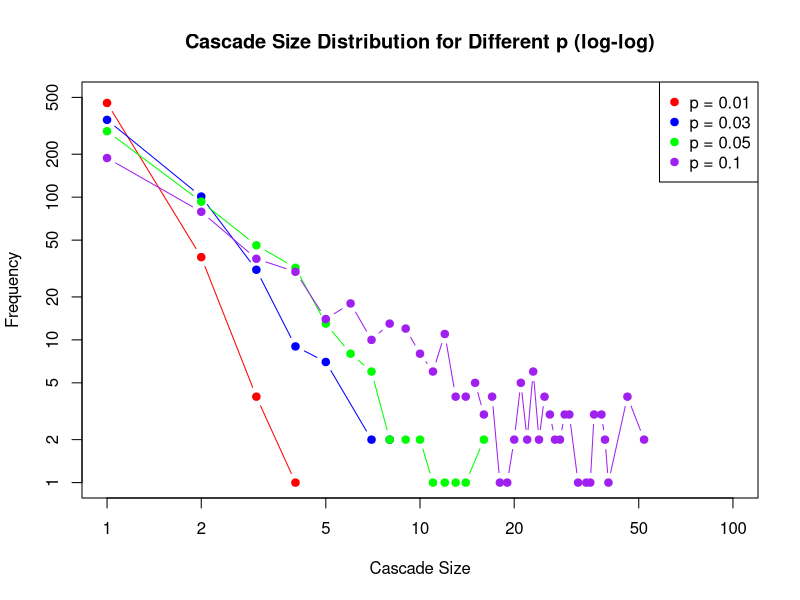

Source code (R):
library(igraph)

# ICM function with history
icm_with_history <- function(graph, seed_node, activation_prob, max_steps = 2000) {
  V(graph)$active <- 0
  V(graph)[seed_node]$active <- 1
  newly_active <- seed_node
  
  activation_hist <- list()
  activation_hist[[1]] <- V(graph)$active
  step <- 1
  
  while (length(newly_active) > 0 && step < max_steps) {
    step <- step + 1
    next_active <- c()
    
    for (node in newly_active) {
      inactive_neighbors <- neighbors(graph, node)[V(graph)[neighbors(graph, node)]$active == 0]
      for (neighbor in inactive_neighbors) {
        if (runif(1) <= activation_prob) {
          V(graph)[neighbor]$active <- 1
          next_active <- c(next_active, neighbor)
        }
      }
    }
    newly_active <- unique(next_active)
    activation_hist[[step]] <- V(graph)$active
  }
  
  return(activation_hist)
}

# Monte Carlo for a single p
run_monte_carlo_icm <- function(n, p, activation_prob, u = 500, max_steps = 2000) {
  cascade_sizes <- numeric(u)
  
  for (i in 1:u) {
    g <- sample_gnp(n, p, directed = FALSE)
    seed_node <- sample(1:vcount(g), 1)
    history <- icm_with_history(g, seed_node, activation_prob, max_steps)
    final_state <- history[[length(history)]]
    cascade_sizes[i] <- sum(final_state)
  }
  
  return(cascade_sizes)
}

# Parameters
set.seed(42)
n <- 100
activation_prob <- 0.1
u <- 500
max_steps <- 2000
p_values <- c(0.01, 0.03, 0.05, 0.1)
colors <- c("red", "blue", "green", "purple")

# Run simulations
cascade_distributions <- list()
for (i in seq_along(p_values)) {
  cat("Running for p =", p_values[i], "\n")
  cascade_distributions[[i]] <- run_monte_carlo_icm(n, p_values[i], activation_prob, u, max_steps)
}

# Plotting log-log cascade size distributions
plot(NULL, xlim = c(1, n), ylim = c(1, u), log = "xy",
     xlab = "Cascade Size", ylab = "Frequency",
     main = "Cascade Size Distribution for Different p (log-log)")

for (i in seq_along(p_values)) {
  size_table <- table(cascade_distributions[[i]])
  points(as.numeric(names(size_table)),
         as.numeric(size_table),
         type = "b",
         col = colors[i],
         pch = 19)
}

legend("topright", legend = paste0("p = ", p_values), col = colors, pch = 19)
